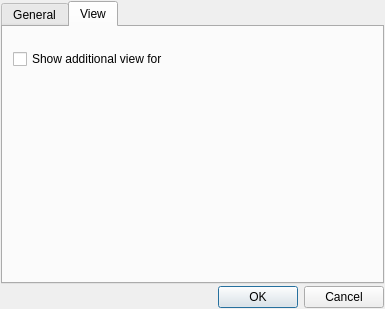
<ui version="4.0" >
 <class>Settings</class>
 <widget class="QDialog" name="Settings" >
  <property name="geometry" >
   <rect>
    <x>0</x>
    <y>0</y>
    <width>385</width>
    <height>309</height>
   </rect>
  </property>
  <property name="windowTitle" >
   <string>Settings</string>
  </property>
  <property name="modal" >
   <bool>false</bool>
  </property>
  <layout class="QHBoxLayout" >
   <property name="spacing" >
    <number>1</number>
   </property>
   <property name="leftMargin" >
    <number>1</number>
   </property>
   <property name="topMargin" >
    <number>1</number>
   </property>
   <property name="rightMargin" >
    <number>1</number>
   </property>
   <property name="bottomMargin" >
    <number>1</number>
   </property>
   <item>
    <layout class="QVBoxLayout" >
     <property name="spacing" >
      <number>2</number>
     </property>
     <item>
      <widget class="QTabWidget" name="tabWidget" >
       <property name="minimumSize" >
        <size>
         <width>300</width>
         <height>200</height>
        </size>
       </property>
       <property name="currentIndex" >
        <number>1</number>
       </property>
       <widget class="QWidget" name="tabGeneral" >
        <attribute name="title" >
         <string>General</string>
        </attribute>
       </widget>
       <widget class="QWidget" name="tabView" >
        <attribute name="title" >
         <string>View</string>
        </attribute>
        <widget class="QCheckBox" name="CBContentsAdditionalView" >
         <property name="geometry" >
          <rect>
           <x>10</x>
           <y>20</y>
           <width>351</width>
           <height>24</height>
          </rect>
         </property>
         <property name="text" >
          <string>Show additional view for </string>
         </property>
        </widget>
       </widget>
      </widget>
     </item>
     <item>
      <layout class="QHBoxLayout" >
       <item>
        <spacer>
         <property name="orientation" >
          <enum>Qt::Horizontal</enum>
         </property>
         <property name="sizeHint" >
          <size>
           <width>40</width>
           <height>20</height>
          </size>
         </property>
        </spacer>
       </item>
       <item>
        <widget class="QDialogButtonBox" name="buttonBox" >
         <property name="standardButtons" >
          <set>QDialogButtonBox::Cancel|QDialogButtonBox::NoButton|QDialogButtonBox::Ok</set>
         </property>
        </widget>
       </item>
      </layout>
     </item>
    </layout>
   </item>
  </layout>
 </widget>
 <resources/>
 <connections/>
</ui>
